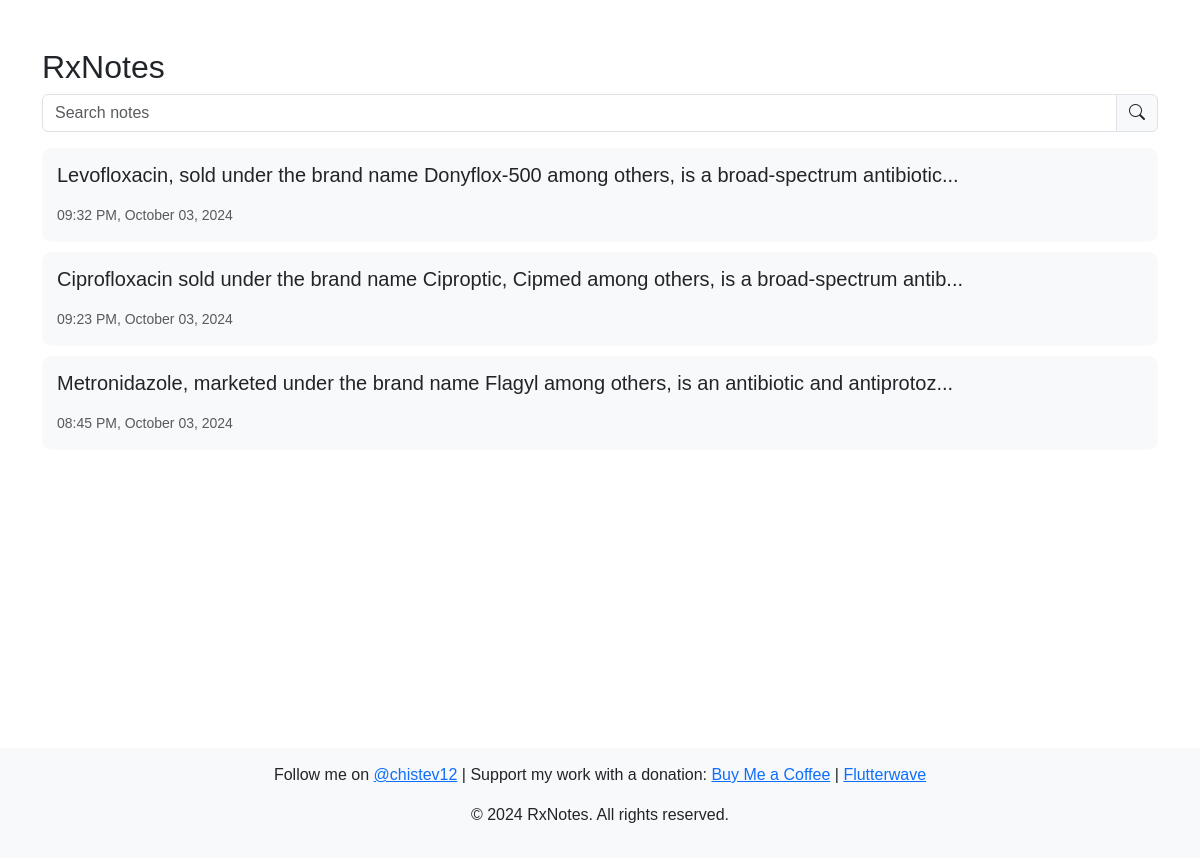
Before: / with the older database file.
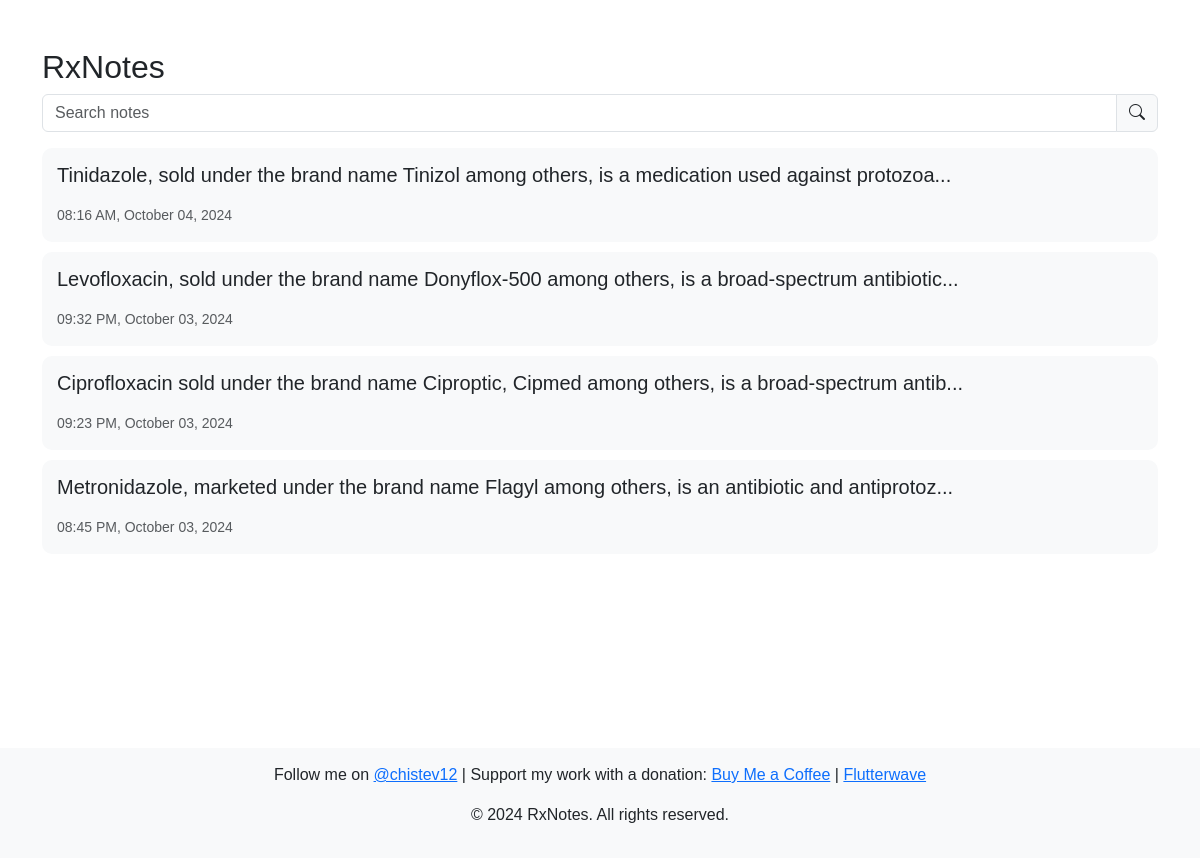
After: the same page with the newer database file.
### notes/models.py (models this page shows, shortened)
class Note(models.Model):
    title = models.CharField(max_length=200, unique=True)
    content = CKEditor5Field('Text', config_name='extends')
    created_at = models.DateTimeField(auto_now_add=True)
    updated_at = models.DateTimeField(null=True, blank=True)  # No auto update

### notes/views.py (the view)
# urls.py: path('', views.notes_view, name='notes_view'),
def notes_view(request):
    notes = Note.objects.annotate(
        effective_date=Coalesce('updated_at', F('created_at'))
    ).order_by('-effective_date')
    current_year = datetime.now().year
    return render(request, 'notes/index.html', {'notes': notes, 'current_year': current_year})

### notes/templates/notes/index.html
{% extends "notes/base.html" %}
{% block content %}
<h2>RxNotes</h2>
<div class="input-group mb-3">
    <input type="text" class="form-control" placeholder="Search notes" hx-get="{% url 'search_notes' %}"
        hx-trigger="keyup changed delay:500ms" hx-target="#notes-list" hx-include="[name='query']" name="query">
    <span class="input-group-text"><i class="bi bi-search"></i></span>
</div>
<div id="notes-list">
    {% include 'notes/note_list.html' %}
</div>
{% endblock %}

### notes/templates/notes/note_list.html
{% for note in notes %}
<a href="{% url 'note_detail_view' note.title %}?query={{ request.GET.query }}" class="text-decoration-none text-dark">
    <div class="note-card">
        <h5>{{ note.content|safe|slice:":100" }}...</h5>
        <small class="text-muted">
            {% if note.updated_at %}
                {{ note.updated_at|date:"h:i A, F d, Y" }}
            {% else %}
                {{ note.created_at|date:"h:i A, F d, Y" }}
            {% endif %}
        </small>
    </div>
</a>
{% empty %}
<p>No notes found.</p>
{% endfor %}

Changed rows visible on the page:
added Note: content "Tinidazole, sold under the brand name Tinizol among others, is a medication used against protozoa", created_at "08:16 AM, October 04, 2024"
